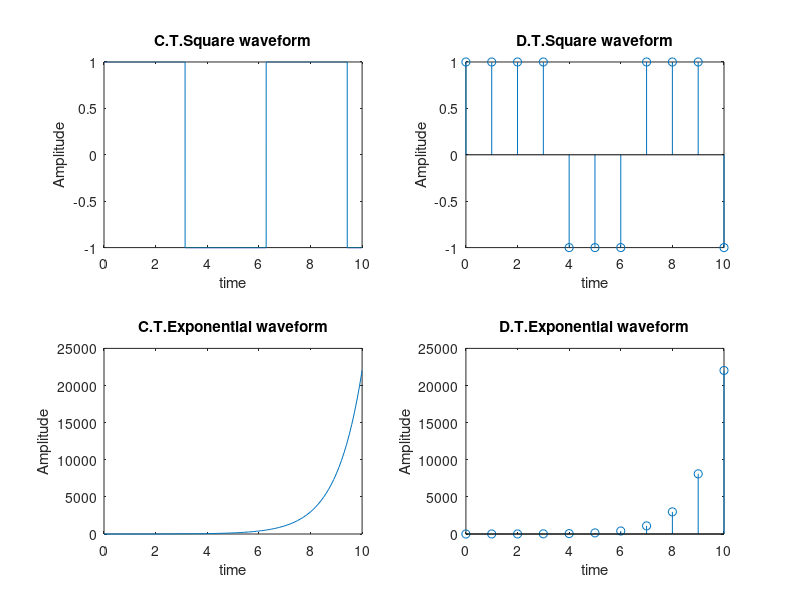

MATLAB code to generate this figure:
subplot(2,2,1)
t=0:0.001:10
y=square(t,50)
plot(t,y)
xlabel('time')
ylabel('Amplitude')
title('C.T.Square waveform')

subplot(2,2,2)
t=0:1:10
y=square(t,50)
stem(t,y)
xlabel('time')
ylabel('Amplitude')
title('D.T.Square waveform')

subplot(2,2,3)
t=0:0.1:10
y=exp(t)
plot(t,y)
xlabel('time')
ylabel('Amplitude')
title('C.T.Exponential waveform')

subplot(2,2,4)
t=0:1:10
y=exp(t)
stem(t,y)
xlabel('time')
ylabel('Amplitude')
title('D.T.Exponential waveform')





